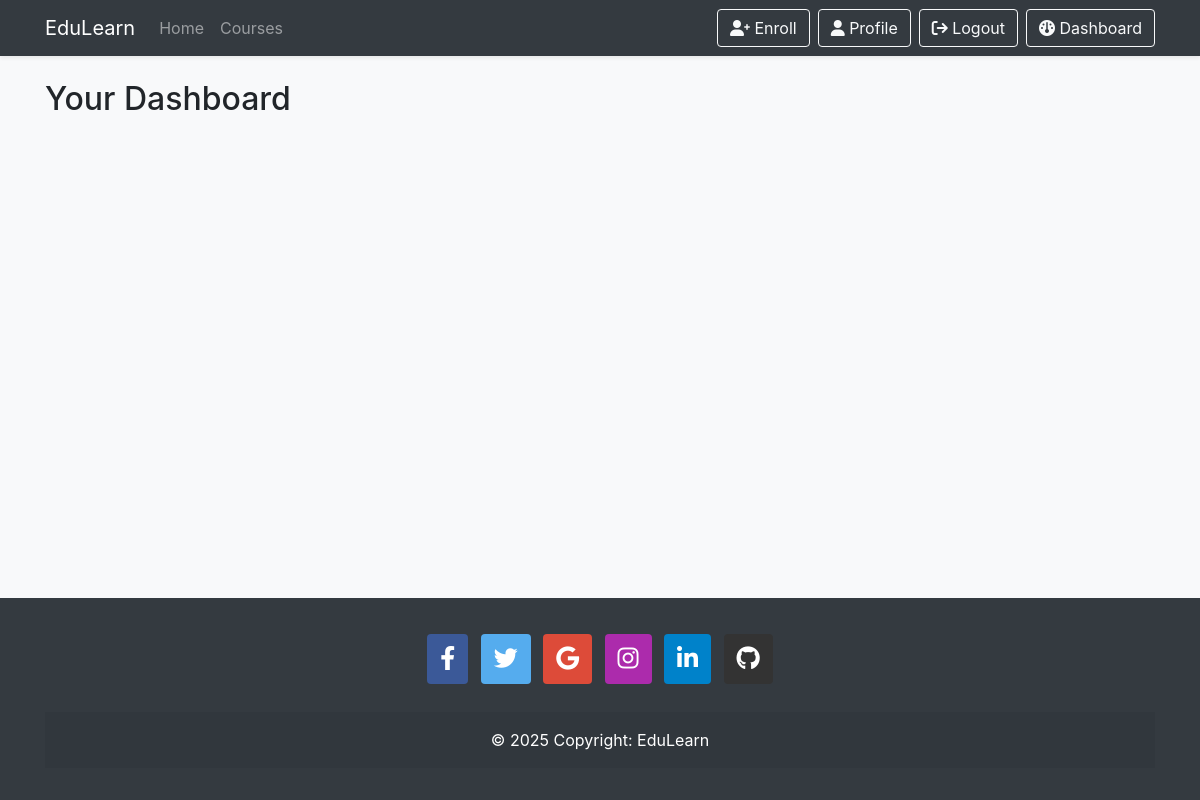
Page /dashboard/ (signed in) on the earlier database version.
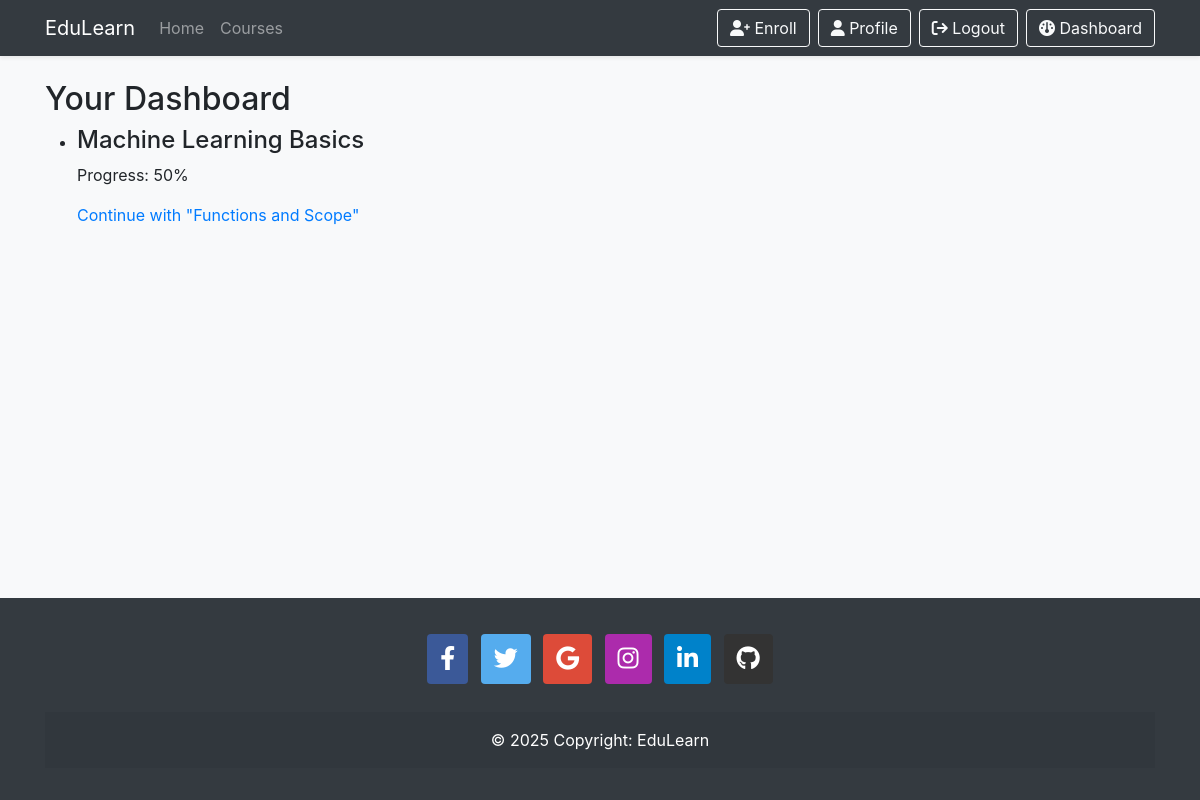
Same page on the later database version.
### courses/models.py (models this page shows, shortened)
class Course(models.Model):
    title = models.CharField(max_length=200)
    description = models.TextField()
    duration = models.IntegerField(help_text="Duration in hours")
    thumbnail = models.ImageField(upload_to='course_thumbnails/', null=True, blank=True)
    created_at = models.DateTimeField(auto_now_add=True)

class Lesson(models.Model):
    course = models.ForeignKey(Course, on_delete=models.CASCADE, related_name='lessons')
    title = models.CharField(max_length=200)
    content = models.TextField()
    video_url = models.URLField(null=True, blank=True)
    completion_status = models.BooleanField(default=False)

### courses/views.py (the view)
# urls.py: path('dashboard/', student_dashboard, name='student_dashboard'),
@login_required
def student_dashboard(request):
    student = Student.objects.filter(user=request.user).first()
    if not student:
        messages.warning(request, "Student profile not found.")
        return redirect('/')
    enrolled_courses = student.enrolled_courses.all()
    course_progress = []
    for course in enrolled_courses:
        lessons = course.lessons.all()
        completed_lessons = student.completed_lessons.filter(course=course)
        total = lessons.count()
        completed = completed_lessons.count()
        progress = int((completed / total) * 100) if total > 0 else 0
        course_progress.append({
            'course': course,
            'progress': progress,
            'next_lesson': (lessons.exclude(id__in=completed_lessons.values_list('id', flat=True)).first())
        })
    return render(request, 'courses/student_dashboard.html', {
        'course_progress': course_progress
    })

### templates/courses/student_dashboard.html
{% extends 'base.html' %}
{% block content %}
<h2>Your Dashboard</h2>
<ul>
    {% for item in course_progress %}
    <li>
        <h4>{{ item.course.title }}</h4>
        <p>Progress: {{ item.progress }}%</p>
        {% if item.next_lesson %}
            <a href="{% url 'course_detail' item.course.id %}">Continue with "{{ item.next_lesson.title }}"</a>
        {% else %}
            <span>All lessons completed!</span>
        {% endif %}
    </li>
    {% endfor %}
</ul>
{% endblock %}

### templates/base.html (shortened to what this page needs)
{% load static %}
<!DOCTYPE html>
<html lang="en">
  <head>
    <link rel="stylesheet" href="{% static 'css/bootstrap.min.css' %}" />
    <link href="https://cdnjs.cloudflare.com/ajax/libs/font-awesome/6.0.0-beta3/css/all.min.css" rel="stylesheet" />
    <link href="https://stackpath.bootstrapcdn.com/bootstrap/4.5.2/css/bootstrap.min.css" rel="stylesheet" />
  </head>
  <body class="bg-light d-flex flex-column" style="min-height: 100vh;">
    <nav class="navbar navbar-expand-lg navbar-dark bg-dark shadow-sm">
      <div class="container">
        <a class="navbar-brand" href="{% url 'home' %}">EduLearn</a>
        <div class="collapse navbar-collapse" id="navbarNav">
          <ul class="navbar-nav me-auto">
            <li class="nav-item">
              <a class="nav-link {% if request.path == '/' %}active{% endif %}" href="{% url 'home' %}">Home</a>
            </li>
            <li class="nav-item">
              <a class="nav-link {% if request.path == '/courses/' %}active{% endif %}" href="{% url 'course_list' %}">Courses</a>
            </li>
          </ul>
          <div class="d-flex gap-2">
            {% if request.user.is_authenticated %}
              <a class="btn btn-outline-light" href="{% url 'enroll_student' %}"><i class="fa-solid fa-user-plus"></i> Enroll</a>
              <a class="btn btn-outline-light" href="{% url 'profile' %}"><i class="fa-solid fa-user"></i> Profile</a>
              <a class="btn btn-outline-light" href="{% url 'logout' %}"><i class="fa-solid fa-arrow-right-from-bracket"></i> Logout</a>
              {% if not request.user.is_superuser %}
                <a class="btn btn-outline-light" href="{% url 'student_dashboard' %}"><i class="fa-solid fa-gauge"></i> Dashboard</a>
              {% endif %}
            {% else %}
              <a class="btn btn-outline-light" href="{% url 'login' %}">Login</a>
              <a class="btn btn-outline-light" href="{% url 'register' %}">Register</a>
            {% endif %}
          </div>
        </div>
      </div>
    </nav>
    <div class="container mt-4 flex-grow-1">
      {% block content %}
      {% endblock %}
    </div>
    <footer class="bg-dark text-center mt-auto">
      <div class="container">
        <section class="social-icons mb-4">
          <a class="btn text-white btn-floating m-1" style="background-color: #3b5998;" href="#" role="button"><i class="fab fa-facebook-f"></i></a>
          <a class="btn text-white btn-floating m-1" style="background-color: #55acee;" href="#" role="button"><i class="fab fa-twitter"></i></a>
          <a class="btn text-white btn-floating m-1" style="background-color: #dd4b39;" href="#" role="button"><i class="fab fa-google"></i></a>
          <a class="btn text-white btn-floating m-1" style="background-color: #ac2bac;" href="#" role="button"><i class="fab fa-instagram"></i></a>
          <a class="btn text-white btn-floating m-1" style="background-color: #0082ca;" href="#" role="button"><i class="fab fa-linkedin-in"></i></a>
          <a class="btn text-white btn-floating m-1" style="background-color: #333333;" href="#" role="button"><i class="fab fa-github"></i></a>
        </section>
        <div class="text-center p-3" style="background-color: rgba(0, 0, 0, 0.05);">
          <span class="text-white">© 2025 Copyright:</span>
          <a class="text-white" href="">EduLearn</a>
        </div>
      </div>
    </footer>
  </body>
</html>

### templates/base.html (style rules this page uses)
footer { background-color: #333; padding: 2rem 0; }
footer .social-icons { margin-bottom: 1rem; }
footer .social-icons a { margin: 0 10px; font-size: 1.5rem; }
footer .text-white { color: #fff; }

Differences in the rows shown:
added Course: course "Machine Learning Basics", progress "50", next_lesson "Functions and Scope"
